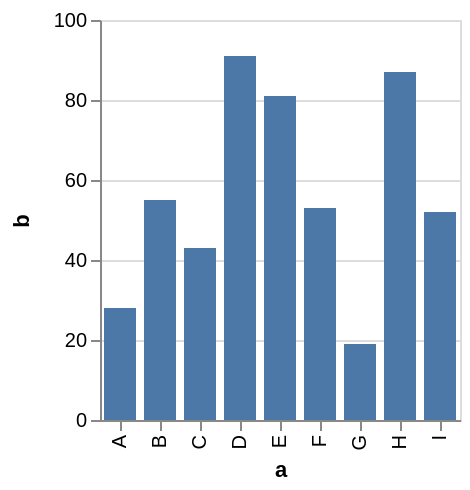

The specification (Vega-Lite) saved for this image:
### Vega specification from a JSON file in a GitHub repository (floating-point values rounded to 4 significant figures)
{"$schema": "https://vega.github.io/schema/vega/v4.json", "description": "A bar chart with highlighting on hover and selecting on click. (Inspired by Tableau's interaction style.)", "autosize": "pad", "padding": 5, "height": 200, "style": "cell", "data": [{"name": "highlight_store"}, {"name": "select_store"}, {"name": "source_0", "values": [{"a": "A", "b": 28}, {"a": "B", "b": 55}, {"a": "C", "b": 43}, {"a": "D", "b": 91}, {"a": "E", "b": 81}, {"a": "F", "b": 53}, {"a": "G", "b": 19}, {"a": "H", "b": 87}, {"a": "I", "b": 52}]}, {"name": "data_0", "source": "source_0", "transform": [{"type": "identifier", "as": "_vgsid_"}]}], "signals": [{"name": "x_step", "value": 20}, {"name": "width", "update": "bandspace(domain('x').length, 0.2, 0.1) * x_step"}, {"name": "unit", "value": {}, "on": [{"events": "mousemove", "update": "isTuple(group()) ? group() : unit"}]}, {"name": "highlight", "update": "vlSelectionResolve(\"highlight_store\")"}, {"name": "select", "update": "vlSelectionResolve(\"select_store\")"}, {"name": "highlight_tuple", "value": {}, "on": [{"events": [{"source": "scope", "type": "mouseover"}], "update": "datum && item().mark.marktype !== 'group' ? {unit: \"\", fields: highlight_tuple_fields, values: [(item().isVoronoi ? datum.datum : datum)[\"_vgsid_\"]]} : null", "force": true}]}, {"name": "highlight_tuple_fields", "update": "[{\"field\":\"_vgsid_\",\"type\":\"E\"}]"}, {"name": "highlight_modify", "on": [{"events": {"signal": "highlight_tuple"}, "update": "modify(\"highlight_store\", highlight_tuple, true)"}]}, {"name": "select_tuple", "value": {}, "on": [{"events": [{"source": "scope", "type": "click"}], "update": "datum && item().mark.marktype !== 'group' ? {unit: \"\", fields: select_tuple_fields, values: [(item().isVoronoi ? datum.datum : datum)[\"_vgsid_\"]]} : null", "force": true}]}, {"name": "select_tuple_fields", "update": "[{\"field\":\"_vgsid_\",\"type\":\"E\"}]"}, {"name": "select_toggle", "value": false, "on": [{"events": [{"source": "scope", "type": "click"}], "update": "event.shiftKey"}]}, {"name": "select_modify", "on": [{"events": {"signal": "select_tuple"}, "update": "modify(\"select_store\", select_toggle ? null : select_tuple, select_toggle ? null : true, select_toggle ? select_tuple : null)"}]}], "marks": [{"name": "marks", "type": "rect", "style": ["bar"], "from": {"data": "data_0"}, "encode": {"update": {"fill": [{"test": "datum[\"b\"] === null || isNaN(datum[\"b\"])", "value": null}, {"value": "#4C78A8"}], "stroke": [{"test": "datum[\"b\"] === null || isNaN(datum[\"b\"])", "value": null}, {"value": "black"}], "cursor": {"value": "pointer"}, "fillOpacity": [{"test": "!(length(data(\"select_store\"))) || (vlSelectionTest(\"select_store\", datum))", "value": 1}, {"value": 0.3}], "strokeWidth": [{"test": "(!(length(data(\"select_store\"))) || (vlSelectionTest(\"select_store\", datum))) && (length(data(\"select_store\")))", "value": 2}, {"test": "(vlSelectionTest(\"highlight_store\", datum))", "value": 1}, {"value": 0}], "tooltip": {"signal": "{\"a\": ''+datum[\"a\"], \"b\": format(datum[\"b\"], \"\")}"}, "x": {"scale": "x", "field": "a"}, "width": {"scale": "x", "band": true}, "y": {"scale": "y", "field": "b"}, "y2": {"scale": "y", "value": 0}}}}], "scales": [{"name": "x", "type": "band", "domain": {"data": "data_0", "field": "a", "sort": true}, "range": {"step": {"signal": "x_step"}}, "paddingInner": 0.2, "paddingOuter": 0.1}, {"name": "y", "type": "linear", "domain": {"data": "data_0", "field": "b"}, "range": [{"signal": "height"}, 0], "nice": true, "zero": true}], "axes": [{"scale": "x", "orient": "bottom", "grid": false, "title": "a", "labelAlign": "right", "labelAngle": 270, "labelBaseline": "middle", "labelOverlap": true, "zindex": 1}, {"scale": "y", "orient": "left", "grid": false, "title": "b", "labelOverlap": true, "tickCount": {"signal": "ceil(height/40)"}, "zindex": 1}, {"scale": "y", "orient": "left", "gridScale": "x", "grid": true, "tickCount": {"signal": "ceil(height/40)"}, "domain": false, "labels": false, "maxExtent": 0, "minExtent": 0, "ticks": false, "zindex": 0}], "config": {"axisY": {"minExtent": 30}}}
